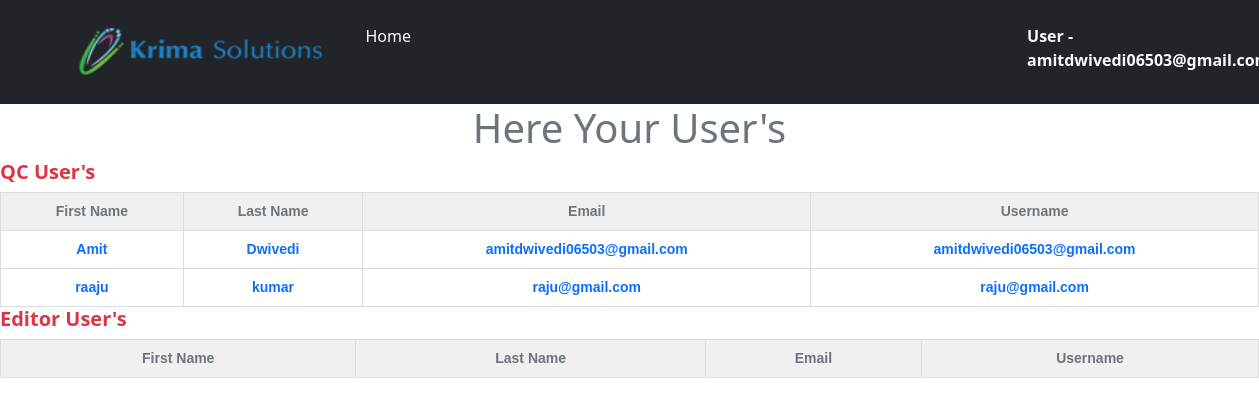
Page /all_user (signed in) on the committed database.
### App/models.py (models this page shows, shortened)
class Qc_user(models.Model):
    user=models.ForeignKey(User,on_delete=models.CASCADE)

### App/views.py (the view)
# urls.py: path('all_user',v.All_user),
def All_user(request):
    user_types = {
        'QC': Qc_user.objects.all(),
        'Editor': ED_User.objects.all()
    }
    return render(request,'admin_temps/All_user.html',{'user_types':user_types})

### App/templates/admin_temps/All_user.html (shortened to what this page needs)
<!DOCTYPE html>
<html lang="en">
<head>
    {%load static%}
    <link href="https://cdn.jsdelivr.net/npm/bootstrap@5.0.2/dist/css/bootstrap.min.css" rel="stylesheet"
>
</head>
<body>
    <nav class="navbar navbar-expand-lg navbar-dark bg-dark">
        <div class="container">
            <a class="navbar-brand" href="#">
                <img src="/static/image/logo.png" alt="Logo" width="270" height="50">
            </a>
            <div class="collapse navbar-collapse" id="navbarSupportedContent">
                <ul class="navbar-nav me-auto mb-2 mb-lg-0">
                    <li class="nav-item">
                        <a class="nav-link active mt-2" aria-current="page" href="/dashboard">Home</a>
                    </li>
                    <li class="nav-item" style="margin-left: 600px;">
                        <p class="text-light fs-6 nav-link active mt-2 "><strong class="text-light">User - </strong> <b>{{user}}</b></p>
                    </li>
                </ul>
            </div>
        </div>
    </nav>
    <h1 class="text-center text-secondary">Here Your User's</h1>
    {% for user_type, users in user_types.items %}
    <h2 style="font-size: 20px;text-align:left;font-weight: 700;" class="text-danger">{{ user_type }} User's</h2>
    <table>
        <tr>
            <th class="text-secondary text-center">First Name</th>
            <th class="text-secondary text-center">Last Name</th>
            <th class="text-secondary text-center">Email</th>
            <th class="text-secondary text-center">Username</th>
        </tr>
        {% for user in users %}
        <tr>
            <td style="font-weight: 600;" class="text-primary text-center">{{ user.user.first_name }}</td>
            <td style="font-weight: 600;" class="text-primary text-center">{{ user.user.last_name }}</td>
            <td style="font-weight: 600;" class="text-primary text-center">{{ user.user.email }}</td>
            <td style="font-weight: 600;" class="text-primary text-center">{{ user.user.username }}</td>
        </tr>
        {% endfor %}
    </table>
    {% endfor %}
</body>
</html>

### App/templates/admin_temps/All_user.html (style rules this page uses)
table { border-collapse: collapse; width: 100%; }
th, td { border: 1px solid #ddd; padding: 8px; text-align: left; font-size: 14px; font-family: Arial, sans-serif; }
th { background-color: #f0f0f0; font-weight: bold; color: #333; }

### rows in the picture
Qc_user: user.first_name "Amit", user.last_name "Dwivedi", user.email "amitdwivedi06503@gmail.com", user.username "amitdwivedi06503@gmail.com"
Qc_user: user.first_name "raaju", user.last_name "kumar", user.email "raju@gmail.com", user.username "raju@gmail.com"

### other values in the picture
{{ user_type }} "QC" "Editor"
